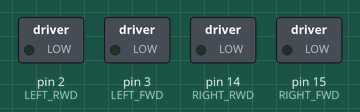
This sketch was run on a simulated Arduino Uno, built with avr-gcc and run on an emulated ATmega328P. Parts: switched loads named in the sketch (green lamp = pin HIGH).

Above: at 0.1 s.
At 8.1 s:
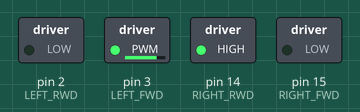
At 10.1 s:
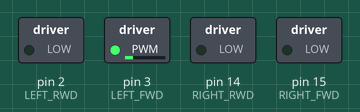
Timing chart, 0 to 12.5 s (numbered marks = the images above):
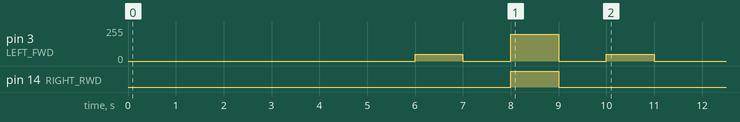

The sketch:

motor_open.ino
```cpp
void setup() {
  // put your setup code here, to run once:
  #define RIGHT_FWD  15
  #define RIGHT_RWD  14
  #define LEFT_FWD   3
  #define LEFT_RWD   2
  #define OFFSET     20


  pinMode(RIGHT_FWD, OUTPUT);
  pinMode(RIGHT_RWD, OUTPUT);
  pinMode(LEFT_FWD, OUTPUT);
  pinMode(LEFT_RWD, OUTPUT);

  analogWrite(RIGHT_FWD, 0);
  analogWrite(RIGHT_RWD, 0);
  analogWrite(LEFT_FWD, 0);
  analogWrite(LEFT_RWD, 0);
  delay(6000);

  // forward
  analogWrite(RIGHT_FWD, 50 + OFFSET);
  analogWrite(LEFT_FWD, 50);
  delay(1000);

  // stop
  analogWrite(RIGHT_FWD, 0);
  analogWrite(LEFT_FWD, 0);
  delay(1000);

  // turn right
  analogWrite(LEFT_FWD,  200);
  analogWrite(RIGHT_RWD, 200);
  delay(1000);

  // stop
  analogWrite(LEFT_FWD,  0);
  analogWrite(RIGHT_RWD, 0);
  delay(1000);

  // forward
  analogWrite(RIGHT_FWD, 50 + OFFSET);
  analogWrite(LEFT_FWD, 50);
  delay(1000);

  // stop
  analogWrite(RIGHT_FWD, 0);
  analogWrite(LEFT_FWD, 0);
  delay(1000);

}

void loop() {
  // put your main code here, to run repeatedly:
  analogWrite(RIGHT_FWD, 0);
  analogWrite(RIGHT_RWD, 0);
  analogWrite(LEFT_FWD, 0);
  analogWrite(LEFT_RWD, 0);

}
```
